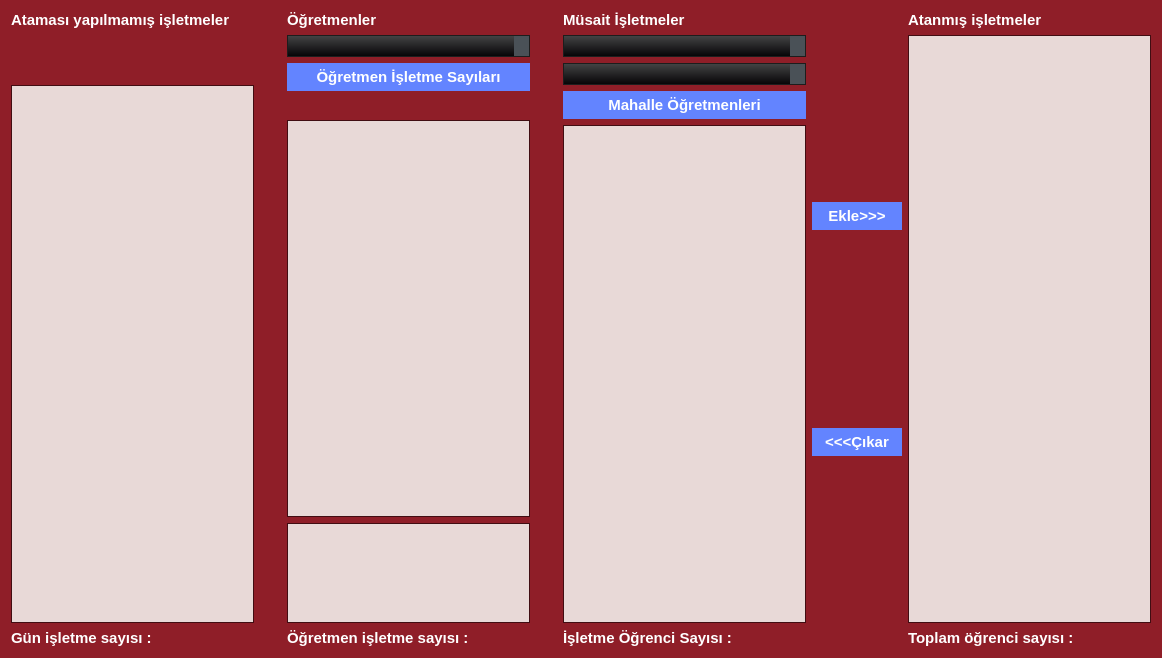
<?xml version="1.0" encoding="UTF-8"?>
<ui version="4.0">
 <class>Form</class>
 <widget class="QWidget" name="Form">
  <property name="geometry">
   <rect>
    <x>0</x>
    <y>0</y>
    <width>1162</width>
    <height>658</height>
   </rect>
  </property>
  <property name="font">
   <font>
    <pointsize>11</pointsize>
    <weight>75</weight>
    <bold>true</bold>
   </font>
  </property>
  <property name="windowTitle">
   <string>Form</string>
  </property>
  <property name="styleSheet">
   <string notr="true">/*Copyright (c) DevSec Studio. All rights reserved.

MIT License

Permission is hereby granted, free of charge, to any person obtaining a copy
of this software and associated documentation files (the &quot;Software&quot;), to deal
in the Software without restriction, including without limitation the rights
to use, copy, modify, merge, publish, distribute, sublicense, and/or sell
copies of the Software, and to permit persons to whom the Software is
furnished to do so, subject to the following conditions:

The above copyright notice and this permission notice shall be included in all
copies or substantial portions of the Software.

THE SOFTWARE IS PROVIDED *AS IS*, WITHOUT WARRANTY OF ANY KIND, EXPRESS OR
IMPLIED, INCLUDING BUT NOT LIMITED TO THE WARRANTIES OF MERCHANTABILITY,
FITNESS FOR A PARTICULAR PURPOSE AND NONINFRINGEMENT. IN NO EVENT SHALL THE
AUTHORS OR COPYRIGHT HOLDERS BE LIABLE FOR ANY CLAIM, DAMAGES OR OTHER
LIABILITY, WHETHER IN AN ACTION OF CONTRACT, TORT OR OTHERWISE, ARISING FROM,
OUT OF OR IN CONNECTION WITH THE SOFTWARE OR THE USE OR OTHER DEALINGS IN THE SOFTWARE.
*/

/*-----QWidget-----*/
QWidget
{
	background-color: #8f1e28;
	color: #fff;
	selection-background-color: #aa7e82;
	selection-color: #000;

}


/*-----QLabel-----*/
QLabel
{
	background-color: transparent;
	color: #fff;

}


/*-----QMenuBar-----*/
QMenuBar 
{
	background-color: qlineargradient(spread:repeat, x1:1, y1:0, x2:1, y2:1, stop:0 rgba(70, 70, 70, 255),stop:1 rgba(3, 2, 5, 255));
	color: #fff;

}


QMenuBar::item 
{
	background-color: transparent;
	border-left: 1px solid gray;
	padding: 5px;
	padding-left: 15px;
	padding-right: 15px;

}


QMenuBar::item:selected 
{
	background-color: #af272e;
	border: 1px solid #8f1e28;
	color: #fff;

}


QMenuBar::item:pressed 
{
	background-color: #6e181c;
	border: 1px solid #6e181c;
	color: #fff;

}


/*-----QMenu-----*/
QMenu
{
    background-color: #e8d9d7;
    border: 1px solid #4a5157;
	color: #000;

}


QMenu::item
{
    background-color: transparent;
    padding: 2px 20px 2px 20px;
	min-width: 100px;

}


QMenu::separator
{
   	background-color: #6e181c;
	height: 1px;

}


QMenu::item:disabled
{
    color: #555;
    background-color: transparent;
    padding: 2px 20px 2px 20px;

}


QMenu::item:selected
{
	background-color: #ab7f83;
	border: 1px solid #ab7f83;
	color: #fff;

}


/*-----QPushButton-----*/
QPushButton
{
	background-color: #6384ff;
	color: #fff;
	border: none;
	min-width: 80px;
	padding: 5px;

}


QPushButton::flat
{
	background-color: transparent;
	border: none;
	color: #000;

}


QPushButton::disabled
{
	background-color: #606060;
	color: #959595;
	border: none;

}


QPushButton::hover
{
	background-color: #718fff;
	border: 1px solid #718fff;

}


QPushButton::pressed
{
	background-color: #446cff;
	border: 1px solid #446cff;

}


QPushButton::checked
{
	background-color: #3761ff;
	border: 1px solid #3761ff;

}


/*-----QLineEdit-----*/
QLineEdit
{
	background-color: #e8d9d7;
	color : #000;
	border: 1px solid #1d1d1d;
	padding: 3px;
	padding-left: 5px;

}


/*-----QPlainTExtEdit-----*/
QPlainTextEdit
{
	background-color: #e8d9d7;
	color : #000;
	border: 1px solid #1d1d1d;
	padding: 3px;
	padding-left: 5px;

}


/*-----QToolBox-----*/
QToolBox
{
	background-color: transparent;
	border: 1px solid #410d12;

}


QToolBox::tab
{
	background-color: #640000;
	border: 1px solid #640000;

}


QToolBox::tab:hover
{
	background-color: #640000;
	border: 1px solid #1d1d1d;

}


/*-----QComboBox-----*/
QComboBox
{
    background-color: qlineargradient(spread:repeat, x1:1, y1:0, x2:1, y2:1, stop:0 rgba(70, 70, 70, 255),stop:1 rgba(3, 2, 5, 255));
    padding-left: 6px;
	border: 1px solid #1d1d1d;
    color: #fff;
    height: 20px;

}


QComboBox::disabled
{
	background-color: #404040;
	color: #656565;
	border-color: #051a39;

}


QComboBox:on
{
    background-color: #4a5157;
	color: #fff;

}


QComboBox QAbstractItemView
{
    background-color: #e8d9d7;
    color: #000;
    selection-background-color: #aa7e82;
	selection-color: #fff;
    outline: 0;

}


QComboBox::drop-down
{
	background-color: #4a5157;
    subcontrol-origin: padding;
    subcontrol-position: top right;
    width: 15px;

}


QComboBox::down-arrow
{
    image: url(://arrow-down.png);
    width: 8px;
    height: 8px;

}


/*-----QDoubleSpinBox &amp; QCalendarWidget-----*/
QDoubleSpinBox,
QCalendarWidget QSpinBox 
{
	background-color: qlineargradient(spread:repeat, x1:1, y1:0, x2:1, y2:1, stop:0 rgba(70, 70, 70, 255),stop:1 rgba(3, 2, 5, 255));
	color : #fff;
	border: 1px solid #1d1d1d;
	padding: 3px;
	padding-left: 5px;

}


QDoubleSpinBox::up-button, 
QCalendarWidget QSpinBox::up-button
{
	background-color: #4a5157;
    width: 16px; 
    border-width: 1px;
	border-color: #1d1d1d;

}


QDoubleSpinBox::up-button:hover, 
QCalendarWidget QSpinBox::up-button:hover
{
	background-color: #585858;

}


QDoubleSpinBox::up-button:pressed, 
QCalendarWidget QSpinBox::up-button:pressed
{
	background-color: #252525;
    width: 16px; 
    border-width: 1px;

}


QDoubleSpinBox::up-arrow,
QCalendarWidget QSpinBox::up-arrow
{
    image: url(://arrow-up.png);
    width: 7px;
    height: 7px;

}


QDoubleSpinBox::down-button, 
QCalendarWidget QSpinBox::down-button
{
	background-color: #4a5157;
    width: 16px; 
    border-width: 1px;
	border-color: #1d1d1d;

}


QDoubleSpinBox::down-button:hover, 
QCalendarWidget QSpinBox::down-button:hover
{
	background-color: #585858;

}


QDoubleSpinBox::down-button:pressed, 
QCalendarWidget QSpinBox::down-button:pressed
{
	background-color: #252525;
    width: 16px; 
    border-width: 1px;

}


QDoubleSpinBox::down-arrow,
QCalendarWidget QSpinBox::down-arrow
{
    image: url(://arrow-down.png);
    width: 7px;
    height: 7px;

}


/*-----QGroupBox-----*/
QGroupBox 
{
	background-color: #640000;
    border: 1px solid;
    border-color: #410d12;
    margin-top: 23px;

}


QGroupBox::title  
{
    background-color: #640000;
    color: #fff;
	subcontrol-position: top left;
    subcontrol-origin: margin;
    padding: 5px;
	min-width: 100px;
	border: 1px solid #410d12;
	border-bottom: none;

}


/*-----QHeaderView-----*/
QHeaderView::section
{
    background-color: qlineargradient(spread:repeat, x1:1, y1:0, x2:1, y2:1, stop:0 rgba(70, 70, 70, 255),stop:1 rgba(3, 2, 5, 255));
	border-top: 0px solid gray;
	border-bottom: 0px solid gray;
	border-right: 1px solid gray;
	border-left: 0px solid gray;
    color: #fff;
	padding: 4px;
	
}


QHeaderView::section:disabled
{
    background-color: #525251;
    color: #656565;

}


QHeaderView::section::vertical::first,
QHeaderView::section::vertical::only-one
{
    border-left: 1px solid #003333;

}


QHeaderView::section::vertical
{
    border-left: 1px solid #003333;
}


QHeaderView::section::horizontal::first,
QHeaderView::section::horizontal::only-one
{
    border-left: 1px solid #003333;

}


QHeaderView::section::horizontal
{
    border-left: 1px solid #003333;

}


/*-----QCalendarWidget-----*/
QCalendarWidget QMenu 
{
	width: 100px;
	left: 20px;
	color: #fff;

}


QCalendarWidget QWidget 
{ 
	alternate-background-color: #1d1d1d; 
	border: 1px solid #410d12;
	color: #000;

}


QCalendarWidget QAbstractItemView:enabled 
{
	color: #fff;  
	background-color: #1d1d1d;
	selection-background-color: #8f1e28; 
	selection-color: #fff; 

}


QCalendarWidget QAbstractItemView:disabled 
{ 
	color: #404040; 

}


/*-----QTreeWidget-----*/
QTreeView
{
	show-decoration-selected: 0;
	alternate-background-color: transparent;
	background-color: #e8d9d7;
   	border: 1px solid #410d12;
	color: #000;
	font: 8pt;

}


QTreeView::item:selected
{
	color:#fff;
	background-color: #af272e;
	border-radius: 0px;

}


QTreeView::item:!selected:hover
{
    background-color: #ab7f83;
    border: none;
    color: white;

}


QTreeView::branch:has-children:!has-siblings:closed,
QTreeView::branch:closed:has-children:has-siblings 
{
	image: url(://tree-closed.png);

}


QTreeView::branch:open:has-children:!has-siblings,
QTreeView::branch:open:has-children:has-siblings  
{
	image: url(://tree-open.png);

}


/*-----QListView-----*/
QListView 
{
	background-color: #e8d9d7;
	alternate-background-color: transparent;
    border : none;
    color: #000;
    show-decoration-selected: 1; 
    outline: 0;
   	border: 1px solid #410d12;

}


QListView::disabled 
{
	background-color: #656565;
	color: #1b1b1b;
    border: 1px solid #656565;

}


QListView::item 
{
	background-color: transparent;
    padding: 1px;

}


QListView::item:selected 
{
	background-color: #af272e;
	border: 1px solid #af272e;
	color: #fff;

}


QListView::item:selected:!active 
{
	background-color: #af272e;
	border: 1px solid #af272e;
	color: #fff;

}


QListView::item:selected:active 
{
	background-color: #af272e;
	border: 1px solid #af272e;
	color: #fff;

}


QListView::item:hover {
    background-color: #ab7f83;
    border: none;
    color: #000;

}


/*-----QCheckBox-----*/
QCheckBox
{
	background-color: transparent;
    color: #fff;
	border: none;

}


QCheckBox::indicator
{
    background-color: lightgray;
    border: 1px solid #000;
    width: 12px;
    height: 12px;

}


QCheckBox::indicator:checked
{
    image:url(&quot;./ressources/check.png&quot;);
	background-color: #cd70ff;
    border: 1px solid #3a546e;

}


QCheckBox::indicator:unchecked:hover
{
	border: 1px solid #46a2da; 

}


QCheckBox::disabled
{
	color: #656565;

}


QCheckBox::indicator:disabled
{
	background-color: #656565;
	color: #656565;
    border: 1px solid #656565;

}


/*-----QRadioButton-----*/
QRadioButton 
{
	color: #fff;
	background-color: transparent;

}


QRadioButton::indicator::unchecked:hover 
{
	background-color: #d3d3d3;
	border: 2px solid #462657;
	border-radius: 6px;
}


QRadioButton::indicator::checked 
{
	border: 2px solid #462657;
	border-radius: 6px;
	background-color: #cd70ff;  
	width: 9px; 
	height: 9px; 

}


/*-----QScrollBar-----*/
QScrollBar:vertical 
{
   border: none;
   width: 12px;

}


QScrollBar::handle:vertical 
{
   border: none;
   background-color: qlineargradient(spread:repeat, x1:1, y1:0, x2:1, y2:1, stop:0 rgba(70, 70, 70, 255),stop:1 rgba(3, 2, 5, 255));
   min-height: 80px;
   width : 12px;

}


QScrollBar::handle:vertical:pressed
{
   background-color: qlineargradient(spread:repeat, x1:1, y1:0, x2:1, y2:1, stop:0 rgba(102, 40, 40, 255),stop:0.480769 rgba(64, 19, 19, 255),stop:1 rgba(58, 0, 0, 255));

}


QScrollBar::add-line:vertical
{
   border: none;
   background: transparent;
   height: 0px;
   subcontrol-position: bottom;
   subcontrol-origin: margin;

}


QScrollBar::add-line:vertical:hover 
{
   background-color: transparent;

}


QScrollBar::add-line:vertical:pressed 
{
   background-color: #3f3f3f;

}


QScrollBar::sub-line:vertical
{
   border: none;
   background: transparent;
   height: 0px;

}


QScrollBar::sub-line:vertical:hover 
{
   background-color: transparent;

}


QScrollBar::sub-line:vertical:pressed 
{
   background-color: #3f3f3f;

}


QScrollBar::up-arrow:vertical
{
   width: 0px;
   height: 0px;
   background: transparent;

}


QScrollBar::down-arrow:vertical 
{
   width: 0px;
   height: 0px;
   background: transparent;

}


QScrollBar::add-page:vertical, QScrollBar::sub-page:vertical
{
   background-color: #e8d9d7;
	
}


QScrollBar:horizontal 
{
   border: none;
   height: 12px;

}


QScrollBar::handle:horizontal 
{
   border: none;
   border-radius : 0px;
   background-color: qlineargradient(spread:repeat, x1:1, y1:0, x2:1, y2:1, stop:0 rgba(70, 70, 70, 255),stop:1 rgba(3, 2, 5, 255));
   min-height: 80px;
   height : 12px;

}


QScrollBar::handle:horizontal:pressed
{
   background-color: qlineargradient(spread:repeat, x1:1, y1:0, x2:1, y2:1, stop:0 rgba(102, 40, 40, 255),stop:0.480769 rgba(64, 19, 19, 255),stop:1 rgba(58, 0, 0, 255)); 

}


QScrollBar::add-line:horizontal
{
   border: none;
   background: transparent;
   height: 0px;
   subcontrol-position: bottom;
   subcontrol-origin: margin;

}


QScrollBar::add-line:horizontal:hover 
{
   background-color: transparent;

}


QScrollBar::add-line:horizontal:pressed 
{
   background-color: #3f3f3f;

}


QScrollBar::sub-line:horizontal
{
   border: none;
   background: transparent;
   height: 0px;

}


QScrollBar::sub-line:horizontal:hover 
{
   background-color: transparent;

}


QScrollBar::sub-line:horizontal:pressed 
{
   background-color: #3f3f3f;

}


QScrollBar::up-arrow:horizontal
{
   width: 0px;
   height: 0px;
   background: transparent;

}


QScrollBar::down-arrow:horizontal 
{
   width: 0px;
   height: 0px;
   background: transparent;

}


QScrollBar::add-page:horizontal, QScrollBar::sub-page:horizontal
{
   background-color: #e8d9d7;
	
}


/*-----QProgressBar-----*/
QProgressBar
{
	border: 1px solid #410d12;
    text-align: center;
	color: #000;
	font-weight: bold;

}


QProgressBar::chunk
{
    background-color: #cd70ff;
    margin: 0.5px;

}


/*-----QStatusBar-----*/
QStatusBar
{
	background-color: qlineargradient(spread:repeat, x1:1, y1:0, x2:1, y2:1, stop:0 rgba(70, 70, 70, 255),stop:1 rgba(3, 2, 5, 255));
	color: #ffffff;
	border-color: #051a39;

}


/*-----QSizeGrip-----*/
QSizeGrip 
{
	background-color: image(&quot;./ressources/sizegrip.png&quot;); /*To replace*/
	border: none;

}
</string>
  </property>
  <layout class="QGridLayout" name="gridLayout">
   <item row="0" column="0">
    <layout class="QHBoxLayout" name="horizontalLayout_2">
     <item>
      <layout class="QVBoxLayout" name="verticalLayout_6" stretch="0,0,20,0">
       <item>
        <widget class="QLabel" name="label_9">
         <property name="text">
          <string>Ataması yapılmamış işletmeler</string>
         </property>
        </widget>
       </item>
       <item>
        <spacer name="verticalSpacer_5">
         <property name="orientation">
          <enum>Qt::Vertical</enum>
         </property>
         <property name="sizeHint" stdset="0">
          <size>
           <width>20</width>
           <height>50</height>
          </size>
         </property>
        </spacer>
       </item>
       <item>
        <widget class="QListWidget" name="lw_remaining_wp"/>
       </item>
       <item>
        <widget class="QLabel" name="label_11">
         <property name="text">
          <string>Gün işletme sayısı : </string>
         </property>
        </widget>
       </item>
      </layout>
     </item>
     <item>
      <spacer name="horizontalSpacer">
       <property name="orientation">
        <enum>Qt::Horizontal</enum>
       </property>
       <property name="sizeHint" stdset="0">
        <size>
         <width>40</width>
         <height>20</height>
        </size>
       </property>
      </spacer>
     </item>
     <item>
      <layout class="QVBoxLayout" name="verticalLayout_3" stretch="0,0,0,0,18,0,0">
       <item>
        <widget class="QLabel" name="label_2">
         <property name="text">
          <string>Öğretmenler</string>
         </property>
        </widget>
       </item>
       <item>
        <widget class="QComboBox" name="cmb_staff_branch"/>
       </item>
       <item>
        <widget class="QPushButton" name="btn_staff_wp_num">
         <property name="text">
          <string>Öğretmen İşletme Sayıları</string>
         </property>
        </widget>
       </item>
       <item>
        <spacer name="verticalSpacer_4">
         <property name="orientation">
          <enum>Qt::Vertical</enum>
         </property>
         <property name="sizeHint" stdset="0">
          <size>
           <width>20</width>
           <height>23</height>
          </size>
         </property>
        </spacer>
       </item>
       <item>
        <widget class="QListWidget" name="lw_staff"/>
       </item>
       <item>
        <widget class="QListWidget" name="lw_staff_day">
         <property name="maximumSize">
          <size>
           <width>16777215</width>
           <height>100</height>
          </size>
         </property>
        </widget>
       </item>
       <item>
        <widget class="QLabel" name="lbl_wp_number">
         <property name="text">
          <string>Öğretmen işletme sayısı : </string>
         </property>
        </widget>
       </item>
      </layout>
     </item>
     <item>
      <spacer name="horizontalSpacer_2">
       <property name="orientation">
        <enum>Qt::Horizontal</enum>
       </property>
       <property name="sizeHint" stdset="0">
        <size>
         <width>40</width>
         <height>20</height>
        </size>
       </property>
      </spacer>
     </item>
     <item>
      <layout class="QVBoxLayout" name="verticalLayout_5">
       <item>
        <widget class="QLabel" name="label_8">
         <property name="text">
          <string>Müsait İşletmeler</string>
         </property>
        </widget>
       </item>
       <item>
        <widget class="QComboBox" name="cmb_department"/>
       </item>
       <item>
        <widget class="QComboBox" name="cmb_neighborhood"/>
       </item>
       <item>
        <widget class="QPushButton" name="btn_neigh_staff">
         <property name="text">
          <string>Mahalle Öğretmenleri</string>
         </property>
        </widget>
       </item>
       <item>
        <widget class="QListWidget" name="lw_appropriate_wp"/>
       </item>
       <item>
        <widget class="QLabel" name="lbl_wp_student_number">
         <property name="text">
          <string>İşletme Öğrenci Sayısı : </string>
         </property>
        </widget>
       </item>
      </layout>
     </item>
     <item>
      <layout class="QVBoxLayout" name="verticalLayout">
       <item>
        <spacer name="verticalSpacer_2">
         <property name="orientation">
          <enum>Qt::Vertical</enum>
         </property>
         <property name="sizeHint" stdset="0">
          <size>
           <width>20</width>
           <height>40</height>
          </size>
         </property>
        </spacer>
       </item>
       <item>
        <widget class="QPushButton" name="btn_add">
         <property name="text">
          <string>Ekle&gt;&gt;&gt;</string>
         </property>
        </widget>
       </item>
       <item>
        <spacer name="verticalSpacer">
         <property name="orientation">
          <enum>Qt::Vertical</enum>
         </property>
         <property name="sizeHint" stdset="0">
          <size>
           <width>20</width>
           <height>40</height>
          </size>
         </property>
        </spacer>
       </item>
       <item>
        <widget class="QPushButton" name="btn_sub">
         <property name="text">
          <string>&lt;&lt;&lt;Çıkar</string>
         </property>
        </widget>
       </item>
       <item>
        <spacer name="verticalSpacer_3">
         <property name="orientation">
          <enum>Qt::Vertical</enum>
         </property>
         <property name="sizeHint" stdset="0">
          <size>
           <width>20</width>
           <height>40</height>
          </size>
         </property>
        </spacer>
       </item>
      </layout>
     </item>
     <item>
      <layout class="QVBoxLayout" name="verticalLayout_2">
       <item>
        <widget class="QLabel" name="label_3">
         <property name="text">
          <string>Atanmış işletmeler</string>
         </property>
        </widget>
       </item>
       <item>
        <widget class="QListWidget" name="lw_assigned_wp"/>
       </item>
       <item>
        <widget class="QLabel" name="lbl_all_student_number">
         <property name="text">
          <string>Toplam öğrenci sayısı : </string>
         </property>
        </widget>
       </item>
      </layout>
     </item>
    </layout>
   </item>
  </layout>
 </widget>
 <resources/>
 <connections/>
</ui>
